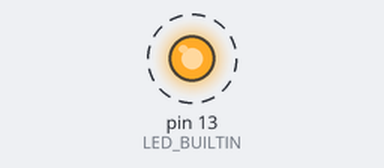
Simulated run of this sketch. Board: Arduino Uno, built with avr-gcc and run on an emulated ATmega328P. Shown: output pins drawn as LEDs (lit = HIGH). Dashed ring = blinking. What the sketch prints to the serial monitor is not drawn.

Above: at 0.2 s.
Timing chart, 0 to 3.0 s (numbered marks = the images above):
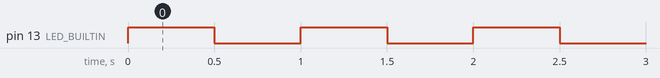

The sketch:

SerialTest.ino
```cpp
constexpr int delay_ms = 500;
constexpr bool use_serial = true;


void setup() {
  if (use_serial) {
    Serial.begin(9600);
    while (!Serial);
  }
  pinMode(LED_BUILTIN, OUTPUT);
}


void loop() {
  digitalWrite(LED_BUILTIN, HIGH);
  if (use_serial) Serial.println("ON");
  delay(delay_ms);
  digitalWrite(LED_BUILTIN, LOW);
  if (use_serial) Serial.println("OFF");
  delay(delay_ms);
}
```

Measured:
- by itself, pin 13 (LED_BUILTIN): alternates HIGH for 0.50 s and LOW for 0.50 s
